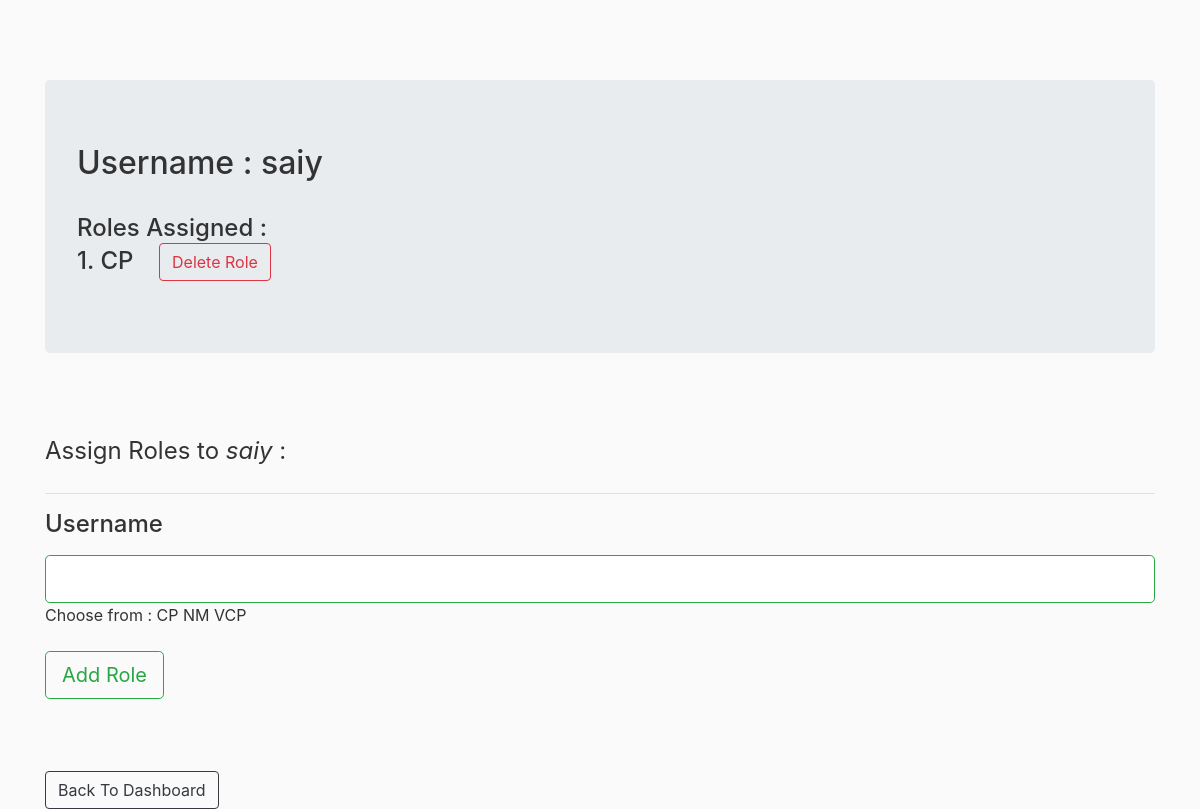
/add_roles/1 (signed in), run on the app's committed database.
### rbac/models.py (models this page shows, shortened)
class User(db.Model, UserMixin):
    id = db.Column(db.Integer, primary_key=True)
    username = db.Column(db.String(120), unique=True, nullable=False)
    password = db.Column(db.String(60), nullable=False)
    roles = db.relationship('Role', secondary='user_roles')

class Role(db.Model):
    __tablename__ = 'roles'
    id = db.Column(db.Integer(), primary_key=True)
    name = db.Column(db.String(50), unique=True)

### rbac/routes.py (the view, shortened to what this page needs)
@app.route("/add_roles/<id>", methods=['GET','POST'])
@login_required
def add_roles(id):
    form = AddRoleForm()
    u = User.query.get(id)
    allroles = []
    allr = Role.query.all()
    for role in allr:
        allroles.append(role.name)
    return render_template('add_roles.html',form=form,u=u,roles=u.roles,allroles = allroles)

### rbac/forms.py
class AddRoleForm(FlaskForm):
    name = StringField('Username', validators=[DataRequired(), Length(min=2, max=20)])
    submit = SubmitField('Add Role')

### rbac/models.py (called while the page is built)
@login_manager.user_loader
def load_user(user_id):
    return User.query.get(int(user_id))

### rbac/templates/add_roles.html (shortened to what this page needs)
{% extends "layout.html" %}
{% block content %}
    <div class="jumbotron">
        <h2>Username : {{u.username}}</h2><br>
        <h4>Roles Assigned : <br>
            {% for role in roles %}
            {{loop.index}}. {{ role.name }}&nbsp; &nbsp; <a href="{{ url_for('delete_userrole',rid=role.id,uid=u.id) }}" class="btn btn-outline-danger" >Delete Role</a>
            <br>
            {% endfor %}
        </h4>
    </div>
    <br><br>
    <form action="" method="POST">
        <fieldset>
            <legend>Assign Roles to <i> {{ u.username }}</i> : </legend>
            <hr>
            <h4>{{ form.name.label(class="form-control-label")}}</h4>
            {% if form.name.errors %}
                        {{ form.name(class="form-control form-control-lg is-invalid") }}
                        <div class="invalid-feedback">
                            {% for error in form.name.errors %}
                                <span> {{ error }} </span>
                            {% endfor %}
                        </div>
            {% else %}
                        {{ form.name(class="form-control form-control-lg is-valid") }}
            {% endif %}
            Choose from :
            {% for role in allroles %}
            {{ role }}
            {% endfor %}
            <br><br>
            {{ form.submit(class="btn btn-outline-success btn-lg")}}
        </fieldset>
    </form>
    <br><br><br>
    <a href="{{ url_for('admin') }}" class="btn btn-outline-dark" >Back To Dashboard</a>
{% endblock content %}

### rbac/static/main.css (style rules this page uses)
body { background: #fafafa; color: #333333; margin-top: 5rem; }

### data on the page
User: username "saiy"
Role: name "CP"
Role: name "NM"
Role: name "VCP"
